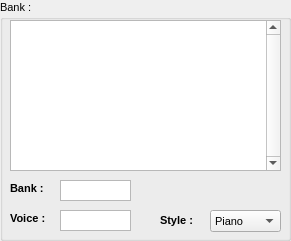
<?xml version="1.0" encoding="UTF-8"?>
<ui version="4.0">
 <class>QBank</class>
 <widget class="QWidget" name="QBank">
  <property name="geometry">
   <rect>
    <x>0</x>
    <y>0</y>
    <width>291</width>
    <height>241</height>
   </rect>
  </property>
  <property name="windowTitle">
   <string>Form</string>
  </property>
  <widget class="QGroupBox" name="grpBox_bank">
   <property name="geometry">
    <rect>
     <x>0</x>
     <y>0</y>
     <width>291</width>
     <height>241</height>
    </rect>
   </property>
   <property name="font">
    <font>
     <pointsize>8</pointsize>
    </font>
   </property>
   <property name="title">
    <string>Bank :</string>
   </property>
   <widget class="QTableWidget" name="listWidget_voices">
    <property name="geometry">
     <rect>
      <x>10</x>
      <y>20</y>
      <width>271</width>
      <height>151</height>
     </rect>
    </property>
    <property name="verticalScrollBarPolicy">
     <enum>Qt::ScrollBarAlwaysOn</enum>
    </property>
    <property name="horizontalScrollBarPolicy">
     <enum>Qt::ScrollBarAlwaysOff</enum>
    </property>
    <property name="editTriggers">
     <set>QAbstractItemView::NoEditTriggers</set>
    </property>
    <property name="selectionMode">
     <enum>QAbstractItemView::ExtendedSelection</enum>
    </property>
    <property name="selectionBehavior">
     <enum>QAbstractItemView::SelectRows</enum>
    </property>
    <attribute name="horizontalHeaderDefaultSectionSize">
     <number>100</number>
    </attribute>
    <attribute name="horizontalHeaderMinimumSectionSize">
     <number>100</number>
    </attribute>
    <attribute name="horizontalHeaderStretchLastSection">
     <bool>true</bool>
    </attribute>
    <attribute name="horizontalHeaderStretchLastSection">
     <bool>true</bool>
    </attribute>
    <attribute name="horizontalHeaderMinimumSectionSize">
     <number>100</number>
    </attribute>
    <attribute name="horizontalHeaderDefaultSectionSize">
     <number>100</number>
    </attribute>
   </widget>
   <widget class="QPlainTextEdit" name="txtEdit_bankName">
    <property name="geometry">
     <rect>
      <x>60</x>
      <y>180</y>
      <width>71</width>
      <height>21</height>
     </rect>
    </property>
    <property name="font">
     <font>
      <pointsize>8</pointsize>
     </font>
    </property>
    <property name="verticalScrollBarPolicy">
     <enum>Qt::ScrollBarAlwaysOff</enum>
    </property>
    <property name="horizontalScrollBarPolicy">
     <enum>Qt::ScrollBarAlwaysOff</enum>
    </property>
    <property name="maximumBlockCount">
     <number>8</number>
    </property>
   </widget>
   <widget class="QLabel" name="lbl_bankName">
    <property name="geometry">
     <rect>
      <x>10</x>
      <y>182</y>
      <width>46</width>
      <height>13</height>
     </rect>
    </property>
    <property name="font">
     <font>
      <pointsize>8</pointsize>
      <weight>75</weight>
      <bold>true</bold>
     </font>
    </property>
    <property name="text">
     <string>Bank :</string>
    </property>
   </widget>
   <widget class="QPlainTextEdit" name="txtEdit_voiceName">
    <property name="geometry">
     <rect>
      <x>60</x>
      <y>210</y>
      <width>71</width>
      <height>21</height>
     </rect>
    </property>
    <property name="font">
     <font>
      <pointsize>8</pointsize>
     </font>
    </property>
    <property name="verticalScrollBarPolicy">
     <enum>Qt::ScrollBarAlwaysOff</enum>
    </property>
    <property name="horizontalScrollBarPolicy">
     <enum>Qt::ScrollBarAlwaysOff</enum>
    </property>
    <property name="maximumBlockCount">
     <number>8</number>
    </property>
   </widget>
   <widget class="QLabel" name="lbl_voiceName">
    <property name="geometry">
     <rect>
      <x>10</x>
      <y>212</y>
      <width>46</width>
      <height>13</height>
     </rect>
    </property>
    <property name="font">
     <font>
      <pointsize>8</pointsize>
      <weight>75</weight>
      <bold>true</bold>
     </font>
    </property>
    <property name="text">
     <string>Voice :</string>
    </property>
   </widget>
   <widget class="QComboBox" name="cmbBox_style">
    <property name="geometry">
     <rect>
      <x>210</x>
      <y>210</y>
      <width>71</width>
      <height>22</height>
     </rect>
    </property>
    <property name="font">
     <font>
      <pointsize>8</pointsize>
     </font>
    </property>
    <property name="toolTip">
     <string>The style of the voice (stored as user code)</string>
    </property>
    <item>
     <property name="text">
      <string>Piano</string>
     </property>
    </item>
    <item>
     <property name="text">
      <string>Keys</string>
     </property>
    </item>
    <item>
     <property name="text">
      <string>Organ</string>
     </property>
    </item>
    <item>
     <property name="text">
      <string>Guitar</string>
     </property>
    </item>
    <item>
     <property name="text">
      <string>Bass</string>
     </property>
    </item>
    <item>
     <property name="text">
      <string>Orch</string>
     </property>
    </item>
    <item>
     <property name="text">
      <string>Brass</string>
     </property>
    </item>
    <item>
     <property name="text">
      <string>Wood</string>
     </property>
    </item>
    <item>
     <property name="text">
      <string>Synth</string>
     </property>
    </item>
    <item>
     <property name="text">
      <string>Pad</string>
     </property>
    </item>
    <item>
     <property name="text">
      <string>Ethnic</string>
     </property>
    </item>
    <item>
     <property name="text">
      <string>Bells</string>
     </property>
    </item>
    <item>
     <property name="text">
      <string>Rythm</string>
     </property>
    </item>
    <item>
     <property name="text">
      <string>SFX</string>
     </property>
    </item>
    <item>
     <property name="text">
      <string>Other</string>
     </property>
    </item>
   </widget>
   <widget class="QLabel" name="lbl_style">
    <property name="geometry">
     <rect>
      <x>160</x>
      <y>212</y>
      <width>41</width>
      <height>16</height>
     </rect>
    </property>
    <property name="font">
     <font>
      <pointsize>8</pointsize>
      <weight>75</weight>
      <bold>true</bold>
     </font>
    </property>
    <property name="text">
     <string>Style :</string>
    </property>
   </widget>
  </widget>
 </widget>
 <resources/>
 <connections/>
</ui>
